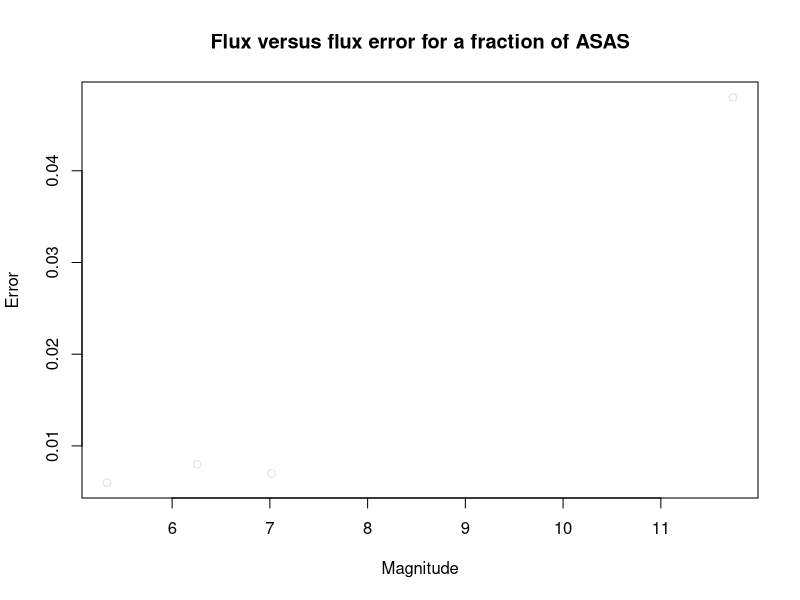

The R source for this figure:
#####
##### is there a relationship between flux and flux error?
#####
##### by James Long
##### date Jan 24, 2011
#####


tfe = read.table('tfe.txt',header=T,sep=';')
tfe$measurements_id = NULL
tfe$time = NULL
tfe$source_id = NULL


to_use = runif(nrow(tfe)) > .999
pdf('flux_error.pdf')
plot(tfe$flux[to_use],tfe$error[to_use],col='#00000020',main='Flux versus flux error for a fraction of ASAS',xlab='Magnitude',ylab='Error')
dev.off()


